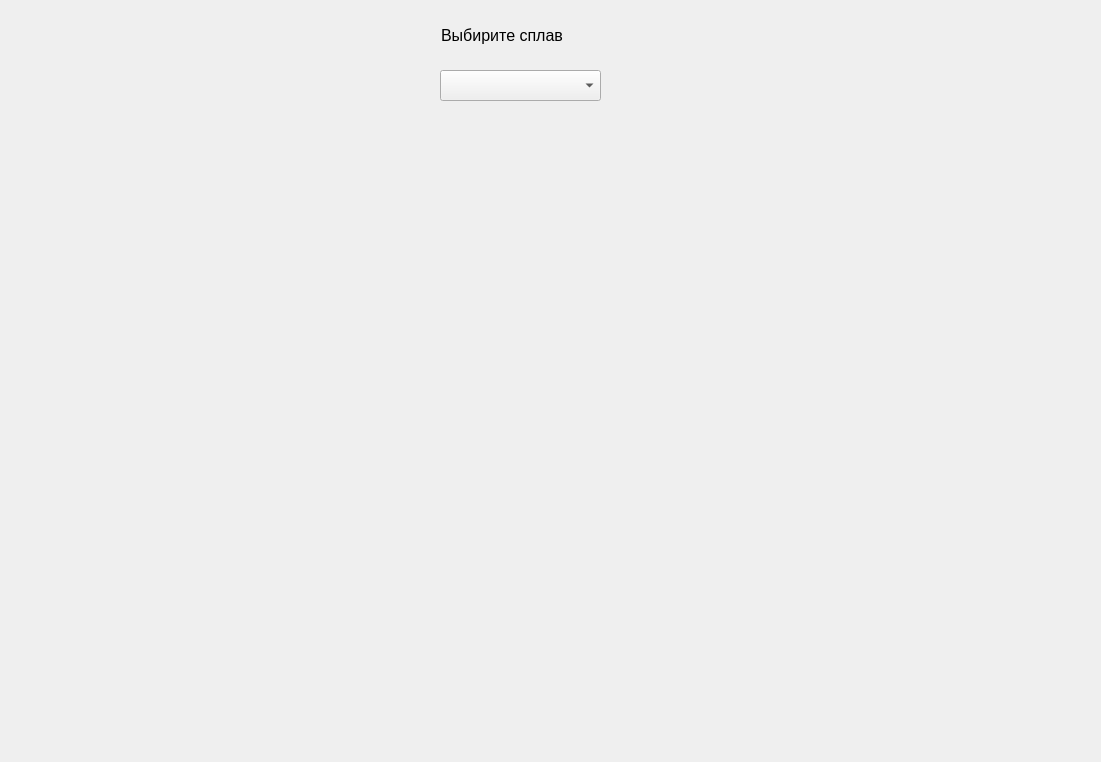
<?xml version="1.0" encoding="UTF-8"?>
<ui version="4.0">
 <class>Form</class>
 <widget class="QWidget" name="Form">
  <property name="geometry">
   <rect>
    <x>0</x>
    <y>0</y>
    <width>1101</width>
    <height>762</height>
   </rect>
  </property>
  <property name="windowTitle">
   <string>Form</string>
  </property>
  <widget class="QComboBox" name="comboBox">
   <property name="geometry">
    <rect>
     <x>440</x>
     <y>70</y>
     <width>161</width>
     <height>31</height>
    </rect>
   </property>
   <property name="font">
    <font>
     <pointsize>12</pointsize>
    </font>
   </property>
  </widget>
  <widget class="QLabel" name="label">
   <property name="geometry">
    <rect>
     <x>441</x>
     <y>20</y>
     <width>161</width>
     <height>31</height>
    </rect>
   </property>
   <property name="font">
    <font>
     <pointsize>12</pointsize>
    </font>
   </property>
   <property name="text">
    <string>Выбирите сплав</string>
   </property>
  </widget>
 </widget>
 <resources/>
 <connections/>
</ui>
